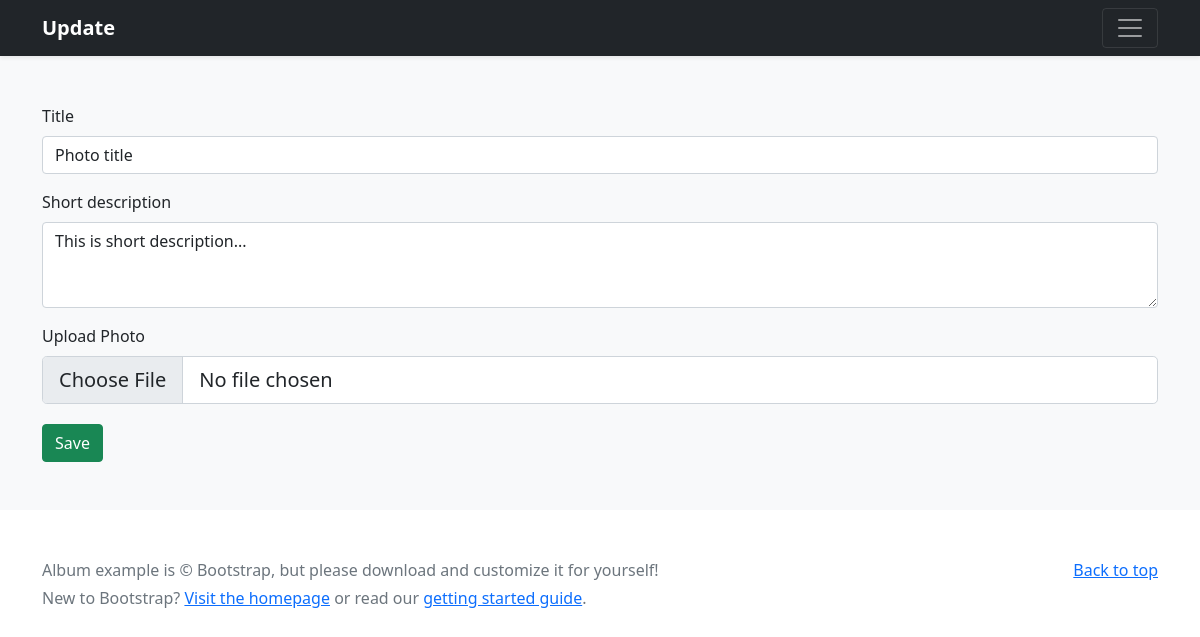
The app's page /bootstrap/1/update/, older data.
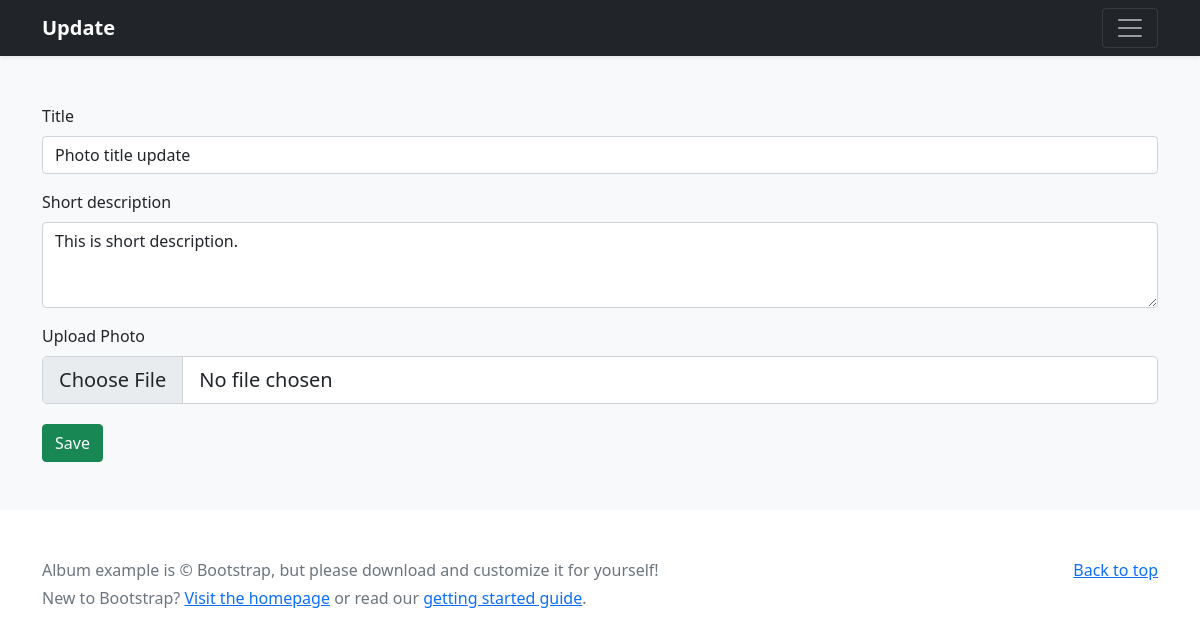
The same page, newer data.
### bootstrap/models.py (models this page shows, shortened)
class Corousel(models.Model):
    title = models.CharField(max_length=50)
    short_description = models.TextField()
    image = models.ImageField(upload_to='carousel/')
    creation = models.DateTimeField(auto_now_add=True)

### bootstrap/views.py (the view, shortened to what this page needs)
# urls.py: path('<int:id>/update/', views.Update.as_view(), name='update')
class Update(UpdateView):
    template_name = 'update.html'
    form_class = AlbumForm
    def get_object(self):
        id = self.kwargs.get("id")
        return get_object_or_404(Corousel, id=id)

### bootstrap/forms.py
class AlbumForm(forms.ModelForm):
    class Meta:
        model = Corousel
        fields = ('title', 'short_description', 'image')

### templates/update.html (shortened to what this page needs)
{% load static %}
<!doctype html>
<html lang="en">
  <head>
<link href="{% static 'dist/css/bootstrap.min.css' %}" rel="stylesheet">
  </head>
  <body>
<header>
  <div class="navbar navbar-dark bg-dark shadow-sm">
    <div class="container">
      <a href="#" class="navbar-brand d-flex align-items-center">
        <strong>Update</strong>
      </a>
      <button class="navbar-toggler" type="button" data-bs-toggle="collapse" data-bs-target="#navbarHeader" aria-controls="navbarHeader" aria-expanded="false" aria-label="Toggle navigation">
        <span class="navbar-toggler-icon"></span>
      </button>
    </div>
  </div>
</header>
<main>
  <div class="album py-5 bg-light">
    <div class="container">
      <div class="row">
        <form action="." method="post" enctype="multipart/form-data">
            <div class="mb-3">
                <label for="exampleFormControlInput1" class="form-label">Title</label>
                <input type="text" name="title" class="form-control" id="exampleFormControlInput1" value="{{ object.title }}">
              </div>
              <div class="mb-3">
                <label for="exampleFormControlTextarea1" class="form-label">Short description</label>
                <textarea class="form-control" name="short_description" id="exampleFormControlTextarea1" rows="3">{{ object.short_description }}</textarea>
              </div>
              <div>
                <label for="formFileLg" class="form-label">Upload Photo</label>
                <input class="form-control form-control-lg" name="image" id="formFileLg" type="file">
              </div>
              <button style="margin-top: 20px;" type="submit" class="btn btn-success">Save</button>
            </form>
      </div>
    </div>
  </div>
</main>
<footer class="text-muted py-5">
  <div class="container">
    <p class="float-end mb-1">
      <a href="#">Back to top</a>
    </p>
    <p class="mb-1">Album example is &copy; Bootstrap, but please download and customize it for yourself!</p>
    <p class="mb-0">New to Bootstrap? <a href="/">Visit the homepage</a> or read our <a href="../getting-started/introduction/">getting started guide</a>.</p>
  </div>
</footer>
  </body>
</html>

Row changes from the older to the newer data that the page shows:
changed Corousel: title "Photo title" → "Photo title update"; short_description "This is short description..." → "This is short description."
